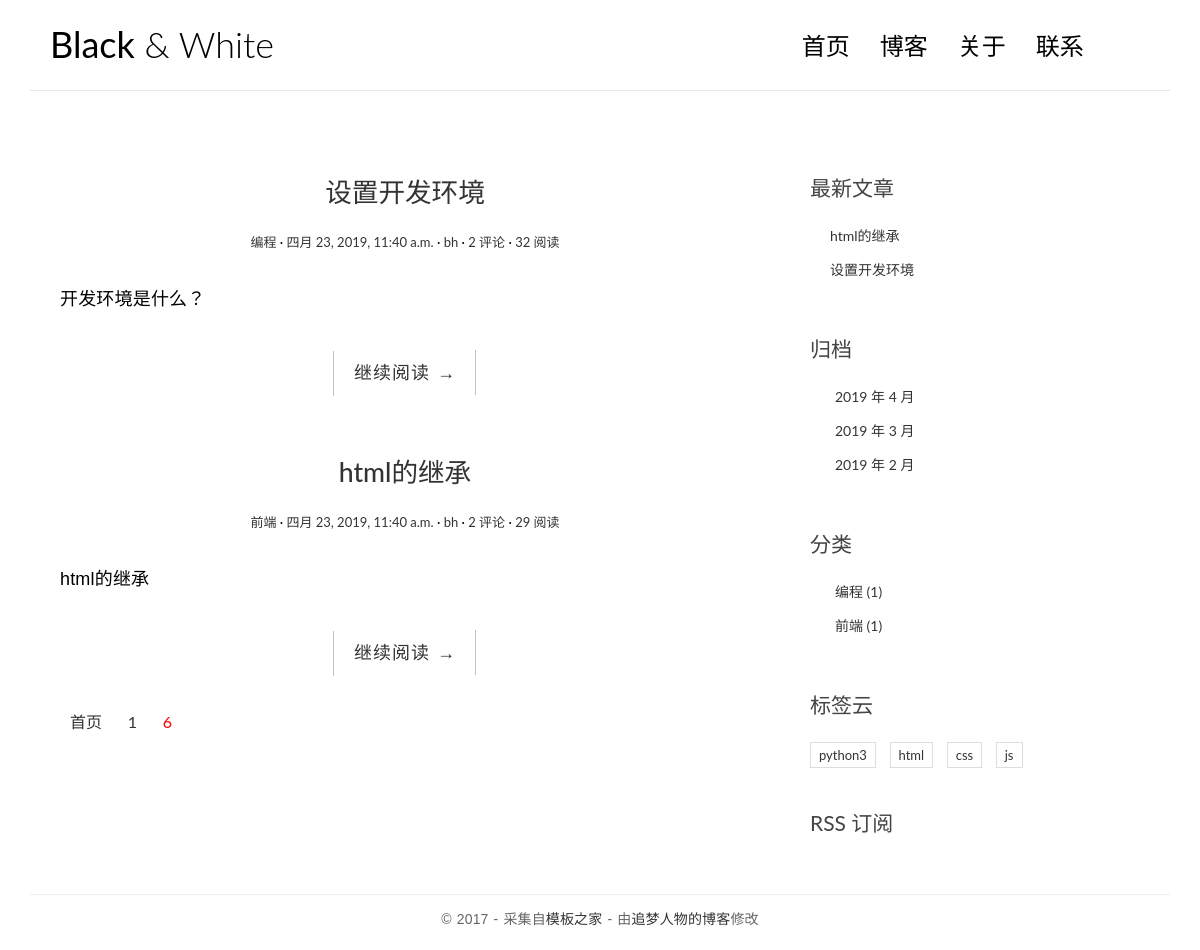
Before: /blog/1/ with the older database file.
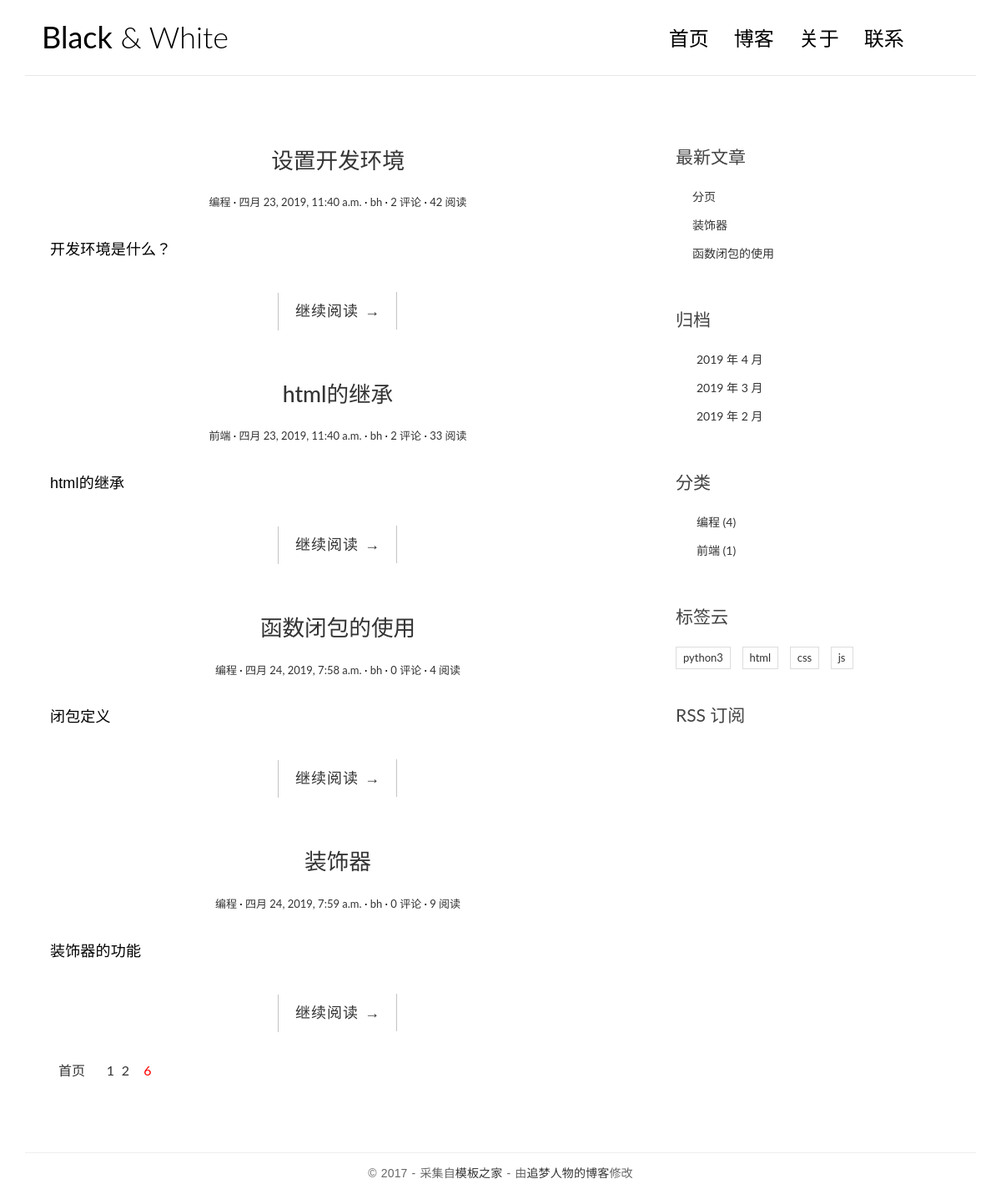
After: the same page with the newer database file.
### bloglook/models.py (models this page shows, shortened)
class Article(models.Model):
    awri = models.CharField(max_length=20, default='bh')
    atime = models.DateTimeField(auto_now_add=True)
    atype = models.ForeignKey(ArticleType, on_delete=models.CASCADE)
    atag = models.ForeignKey(Tag, on_delete=models.CASCADE)
    acou = models.IntegerField(default='0')
    atitle = models.CharField(max_length=50)
    def __str__(self):
        return self.atitle

class ArticleType(models.Model):
    tname = models.CharField(max_length=20, default='python')

class ArticleContent(models.Model):
    ctxt = models.TextField()
    ctag = models.ForeignKey(ArticleTag, on_delete=models.CASCADE)
    cari = models.ForeignKey(Article, on_delete=models.CASCADE)

class Tag(models.Model):
    tname = models.CharField(max_length=20, default='python')

### bloglook/views.py (the view, shortened to what this page needs)
# urls.py: url(r'^(\d+)/(\d*)/*(\d*)$', views.index, name='index'),
def index(request, num=1, tid=None, type=None, ):
    num = int(num)
    arilist = Article.objects.all()[4*(num-1):4*num]
    print('文章信息列表------------------->', arilist)
    lastestlist = Article.objects.all().order_by('-atime').all()[:3]
    time = datetime.datetime.now()
    typelist = ArticleType.objects.all()
    taglist = Tag.objects.all()
    numb = arilist.count()/4
    print('................................', numb, num)
    return render(request, 'bloglook/index.html',
                  {'arilist': arilist,'typelist': typelist,
                   'taglist': taglist,'lastestlist': lastestlist,
                   'time': time,'num': num, 'numb': numb,
                   })

### templates/bloglook/index.html (shortened to what this page needs)
<!DOCTYPE html>
<html>
<head>
    <link rel="stylesheet" href="/static/css/bootstrap.min.css">
    <link rel="stylesheet" href="http://code.ionicframework.com/ionicons/2.0.1/css/ionicons.min.css">
    <link rel="stylesheet" href="/static/css/pace.css">
    <link rel="stylesheet" href="/static/css/custom.css">
</head>
<body>
<div class="container">
    <header id="site-header">
        <div class="row">
            <div class="col-md-4 col-sm-5 col-xs-8">
                <div class="logo">
                    <h1><a href="index.html"><b>Black</b> &amp; White</a></h1>
                </div>
            </div>
            <div class="col-md-8 col-sm-7 col-xs-4">
                <nav class="main-nav" role="navigation">
                    <div class="collapse navbar-collapse" id="bs-example-navbar-collapse-1">
                        <ul class="nav navbar-nav navbar-right">
                            <li class="cl-effect-11"><a href="{% url 'bloglook:index' '1' '' '' %}" data-hover="首页">首页</a></li>
                            <li class="cl-effect-11"><a href="full-width.html" data-hover="博客">博客</a></li>
                            <li class="cl-effect-11"><a href="about.html" data-hover="关于">关于</a></li>
                            <li class="cl-effect-11"><a href="contact.html" data-hover="联系">联系</a></li>
                        </ul>
                    </div>
                </nav>
            </div>
        </div>
    </header>
</div>
<div class="content-body">
    <div class="container">
        <div class="row">
            <main class="col-md-8">
                {% for ai in arilist %}
                    <article class="post post-2">
                    <header class="entry-header">
                        <h1 class="entry-title">
                            <a href="{% url 'bloglook:show' ai.id %}">{{ ai.atitle }}</a>
                        </h1>
                        <div class="entry-meta">
                            <span class="post-category"><a href="{% url 'bloglook:type' ai.atype.id %}">{{ ai.atype.tname }}</a></span>
                            <span class="post-date">
                                <a href="#">
                                <time class="entry-date" >{{ ai.atime }}
                                </time>
                                </a>
                            </span>
                            <span class="post-author"><a href="#">{{ ai.awri }}</a></span>
                            <span class="comments-link"><a href="#">{{ ai.comment_set.all.count }} 评论</a></span>
                            <span class="views-count"><a href="#">{{ ai.acou }} 阅读</a></span>
                        </div>
                    </header>
                    <div class="entry-content clearfix">
                        <p>{{ ai.articlecontent_set.all.first.ctxt|slice:20 }}</p>
                        <div class="read-more cl-effect-14">
                            <a href="#" class="more-link">继续阅读 <span class="meta-nav">→</span></a>
                        </div>
                    </div>
                </article>
                {% endfor %}
                <div class="pagination">
                    <ul>
                        <li><a href="{% url 'bloglook:index' '1' '' '' %}">首页</a></li>
                        <li><a href="{% url 'bloglook:index' num '' '' %}">{{ num }}</a></li>
                        <li><a href="{% url 'bloglook:index' num|add:1 '' '' %}">{% if num|add:1.1 <= numb|add:1 %}{{ num|add:1 }}{% endif %}</a></li>
                        <li class="current"><a href="">6</a></li>
                    </ul>
                </div>
            </main>
            <aside class="col-md-4">
                <div class="widget widget-recent-posts">
                    <h3 class="widget-title">最新文章</h3>
                    <ul>
                        {% for la in lastestlist %}
                            <li><a href="{% url 'bloglook:show' la.id %}">{{ la.atitle }}</a></li>
                        {% endfor %}
                    </ul>
                </div>
                <div class="widget widget-archives">
                    <h3 class="widget-title">归档</h3>
                    <ul>
                        <li>
                            <a href="{% url 'bloglook:time' time.month %}">{{ time.year }} 年 {{ time.month }} 月</a>
                        </li>
                        <li>
                            <a href="{% url 'bloglook:time' time.month|add:-1 %}">{{ time.year }} 年 {{ time.month|add:-1 }} 月</a>
                        </li>
                        <li>
                            <a href="{% url 'bloglook:time' time.month|add:-2 %}">{{ time.year }} 年 {{ time.month|add:-2 }}  月</a>
                        </li>
                    </ul>
                </div>
                <div class="widget widget-category">
                    <h3 class="widget-title">分类</h3>
                    {% if typelist %}
                        <ul>
                            {% for t in typelist %}
                            <li><a href="{% url 'bloglook:type' t.id %}">{{ t.tname }} <span class="post-count">({{ t.article_set.all.count }})</span></a></li>
                            {% endfor %}
                        </ul>
                    {% else %}
                        没有标签
                    {% endif %}
                </div>
                <div class="widget widget-tag-cloud">
                    <h3 class="widget-title">标签云</h3>
                    {% if taglist %}
                        <ul>
                            {% for t in taglist %}
                            <li><a href="{% url 'bloglook:tag' t.id %}">{{ t.tname }}</a></li>
                            {% endfor %}
                        </ul>
                    {% else %}
                        没有标签
                    {% endif %}
                </div>
                <div class="rss">
                    <a href="{% url 'bloglook:rss' %}"> RSS 订阅</a>
                </div>
            </aside>
        </div>
    </div>
</div>
<footer id="site-footer">
    <div class="container">
        <div class="row">
            <div class="col-md-12">
                <p class="copyright">&copy 2017 - 采集自<a href="http://www.cssmoban.com/"
                                                        target="_blank" title="模板之家">模板之家</a>
                    - 由<a href="http://zmrenwu.com/" title="网页模板" target="_blank">追梦人物的博客</a>修改
                </p>
            </div>
        </div>
    </div>
</footer>
</body>
</html>

### static/css/custom.css (style rules this page uses)
* { outline: none; }
h1, h2, h3, h4, h5, h6 { margin-top: 0; }
b { font-weight: 400; }
a { color: #333; }
body { color: #444; font-family: 'Lato', sans-serif; }
p { font-family: 'Ubuntu', sans-serif; font-weight: 400; word-spacing: 1px; letter-spacing: 0.01em; }
#site-header { background-color: #FFF; padding: 25px 20px; margin-bottom: 40px; border-bottom: 1px solid #e7e7e7; }
.logo h1 a { color: #000; }
.logo h1 { margin: 0; font-family: 'Lato', sans-serif; font-weight: 300; }
.main-nav { margin-top: 11px; max-width: 95%; }
.main-nav a { color: #000000 !important; padding: 0 0 5px 0 !important; margin-right: 30px; font-family: 'Lato', sans-serif; font-weight: 300; font-size: 24px; }
.cl-effect-11 a { padding: 10px 0; color: #0972b4; text-shadow: none; }
.cl-effect-11 a::before { position: absolute; top: 0; left: 0; overflow: hidden; padding: 0 0 5px 0 !important; max-width: 0; border-bottom: 1px solid #000; color: #000; content: attr(data-hover); white-space: nowrap; -webkit-transition: max-width 0.5s; -moz-transition: max-width 0.5s; transition: max-width 0.5s; }
.content-body { padding-bottom: 4em; }
.post { background: #fff; padding: 30px 30px 0; }
.entry-title { text-align: center; font-size: 1.9em; margin-bottom: 20px; line-height: 1.6; padding: 10px 20px 0; }
.entry-meta { text-align: center; color: #DDDDDD; font-size: 13px; margin-bottom: 30px; }
.entry-content { font-size: 18px; line-height: 1.9; font-weight: 300; color: #000; }
.post-category::after, .post-date::after, .post-author::after, .comments-link::after { content: ' ·'; color: #000; }
.read-more { font-family: 'Ubuntu', sans-serif; font-weight: 400; word-spacing: 1px; letter-spacing: 0.01em; text-align: center; margin-top: 20px; }
.cl-effect-14 a { padding: 0 20px; height: 45px; line-height: 45px; position: relative; display: inline-block; margin: 15px 25px; letter-spacing: 1px; font-weight: 400; text-shadow: 0 0 1px rgba(255, 255, 255, 0.3); }
.cl-effect-14 a::before, .cl-effect-14 a::after { position: absolute; width: 45px; height: 1px; background: #C3C3C3; content: ''; -webkit-transition: all 0.3s; -moz-transition: all 0.3s; transition: all 0.3s; pointer-events: none; }
.cl-effect-14 a::before { top: 0; left: 0; -webkit-transform: rotate(90deg); -moz-transform: rotate(90deg); transform: rotate(90deg); -webkit-transform-origin: 0 0; -moz-transform-origin: 0 0; transform-origin: 0 0; }
.cl-effect-14 a::after { right: 0; bottom: 0; -webkit-transform: rotate(90deg); -moz-transform: rotate(90deg); transform: rotate(90deg); -webkit-transform-origin: 100% 0; -moz-transform-origin: 100% 0; transform-origin: 100% 0; }
.widget { background: #fff; padding: 30px 0 0; }
.widget-title { font-size: 1.5em; margin-bottom: 20px; line-height: 1.6; padding: 10px 0 0; font-weight: 400; }
.widget-recent-posts ul { padding: 0; margin: 0; padding-left: 20px; }
.widget-recent-posts ul li { list-style-type: none; position: relative; line-height: 170%; margin-bottom: 10px; }
.widget-recent-posts ul li::before { content: '\f3d3'; font-family: "Ionicons"; position: absolute; left: -17px; top: 3px; font-size: 16px; color: #000; }
.widget-archives ul { padding: 0; margin: 0; padding-left: 25px; }
.widget-archives ul li { list-style-type: none; position: relative; line-height: 170%; margin-bottom: 10px; }
.widget-archives ul li::before { content: '\f3f3'; font-family: "Ionicons"; position: absolute; left: -25px; top: 1px; font-size: 16px; color: #000; }
.widget-category ul { padding: 0; margin: 0; padding-left: 25px; }
.widget-category ul li { list-style-type: none; position: relative; line-height: 170%; margin-bottom: 10px; }
.widget-category ul li::before { content: '\f3fe'; font-family: "Ionicons"; position: absolute; left: -25px; top: 1px; font-size: 18px; color: #000; }
.widget-tag-cloud ul { padding: 0; margin: 0; margin-right: -10px; }
.widget-tag-cloud ul li { list-style-type: none; font-size: 13px; display: inline-block; margin-right: 10px; margin-bottom: 10px; padding: 3px 8px; border: 1px solid #ddd; }
.rss { font-size: 21px; margin-top: 30px; }
.rss a { color: #444; }
#site-footer { padding-top: 10px; padding: 0 0 1.5em 0; }
.copyright { text-align: center; padding-top: 1em; margin: 0; border-top: 1px solid #eee; color: #666; }
.pagination ul { list-style: none; }
.pagination ul li { display: inline-block; font-size: 16px; margin-right: 5px; }
.current a { color: red; }

Changed rows visible on the page:
no longer on one of the page's lists (row edited): Article: atitle "设置开发环境"
no longer on one of the page's lists (row edited): Article: atitle "html的继承"
changed Article "设置开发环境": acou "32" → "42"
changed Article "html的继承": acou "29" → "33"
added Article: atitle "函数闭包的使用", atype.tname "编程", atime "四月 24, 2019, 7:58 a.m.", awri "bh", comment_set.all.count "0", acou "4", articlecontent_set.all.first.ctxt "闭包定义"
added Article: atitle "装饰器", atype.tname "编程", atime "四月 24, 2019, 7:59 a.m.", awri "bh", comment_set.all.count "0", acou "9", articlecontent_set.all.first.ctxt "装饰器的功能"
added Article: atitle "分页", shown under "最新文章"
computed for ArticleType "编程": article_set.all.count "1" → "4"
Other visible differences:
{{ num|add:1 }}: (not shown) → "2"
